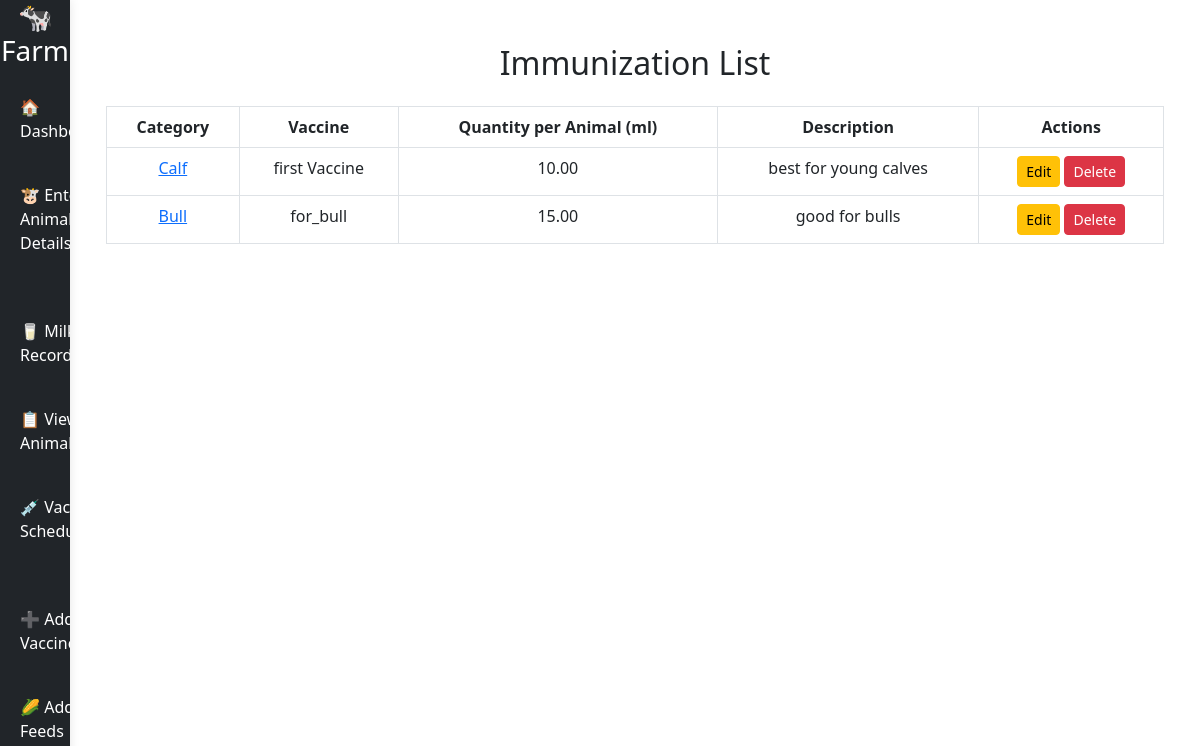
The page /immunization/list/ on the database its author committed.
### immunization/models.py (models this page shows, shortened)
class Immunization(models.Model):
    VACCINE_CATEGORIES = [
        ('calf', 'Calf'),
        ('milking_cow', 'Milking Cow'),
        ('bull', 'Bull'),
    ]
    immunization_name = models.CharField(max_length=100)
    category = models.CharField(max_length=20, choices=VACCINE_CATEGORIES)
    quantity = models.DecimalField(default=0, max_digits=5, decimal_places=2, help_text="Quantity of vaccine per animal per day (ml or mg)")
    description = models.TextField(blank=True, null=True)

### immunization/views.py (the view)
# urls.py: path('list/', views.immunization_list, name='immunization_list'),
def immunization_list(request):
    immunizations = Immunization.objects.all()
    context = {
        'immunizations': immunizations
    }
    return render(request, 'immunization/immunization_list.html', context)

### templates/immunization/immunization_list.html (shortened to what this page needs)
{% extends 'base.html' %}
{% block content %}
<!DOCTYPE html>
<html lang="en">
<head>
    <link rel="stylesheet" href="https://cdn.jsdelivr.net/npm/bootstrap@5.3.0/dist/css/bootstrap.min.css">
</head>
<body>
    <div class="container table-container">
        <h2 class="text-center mb-4">Immunization List</h2>
        <table class="table table-bordered">
            <thead class="thead-dark">
                <tr>
                    <th>Category</th>
                    <th>Vaccine</th>
                    <th>Quantity per Animal (ml)</th>
                    <th>Description</th>
                    <th>Actions</th>
                </tr>
            </thead>
            <tbody>
                {% for immunization in immunizations %}
                    <tr>
                        <td><a href="#" class="category-link" data-category="{{ immunization.category }}">{{ immunization.get_category_display }}</a></td>
                        <td>{{ immunization.immunization_name }}</td>
                        <td>{{ immunization.quantity}}</td>
                        <td>{{ immunization.description }}</td>
                        <td>
                            <a href="{% url 'edit_immunization' immunization.id %}" class="btn btn-warning btn-sm">Edit</a>
                            <a href="{% url 'delete_immunization' immunization.id %}" class="btn btn-danger btn-sm">Delete</a>
                        </td>
                    </tr>
                {% endfor %}
            </tbody>
        </table>
    </div>
</body>
</html>
{% endblock %}

### templates/immunization/immunization_list.html (style rules this page uses)
table th, table td { text-align: center; }
.table-container { margin-top: 20px; }

### rows shown on the page
Immunization: category "Calf", immunization_name "first Vaccine", quantity "10.00", description "best for young calves"
Immunization: category "Bull", immunization_name "for_bull", quantity "15.00", description "good for bulls"
